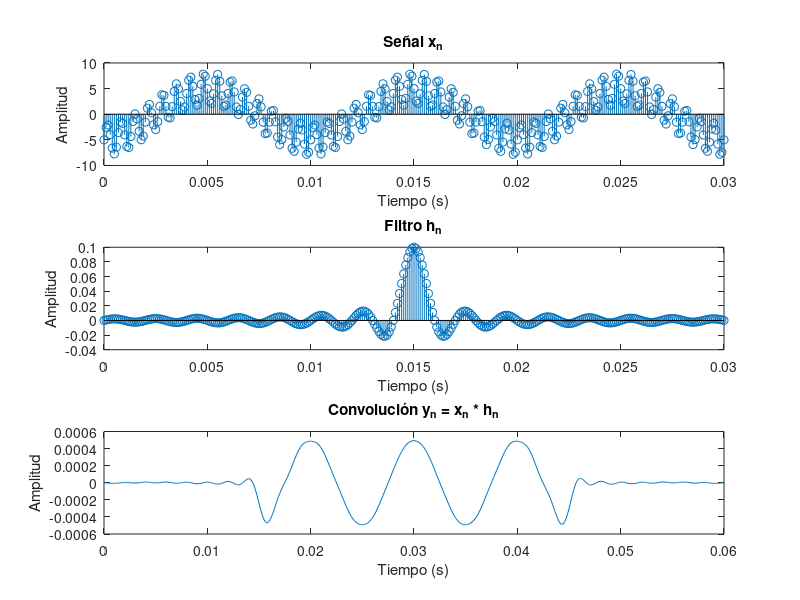

The MATLAB script that drew this image:
close all;
clc;

delta_t = 0.0001;

nx = 0:delta_t:0.03;

x_n = -5 * cos(2 * pi * 100 * nx) + 3 * sin(2 * pi * 1500 * nx);

fc = 500;

h_n = 2 * fc * delta_t * sinc(2 * fc * (nx - (max(nx) / 2)));


y_n = conv(x_n, h_n) * delta_t;

ny = 0:delta_t:(length(y_n) - 1) * delta_t;

numero_graficos = 3;

figure;

subplot(numero_graficos, 1, 1);
stem(nx, x_n);
title('Señal x_n');
xlabel('Tiempo (s)');
ylabel('Amplitud');

subplot(numero_graficos, 1, 2);
stem(nx, h_n);
title('Filtro h_n');
xlabel('Tiempo (s)');
ylabel('Amplitud');

subplot(numero_graficos, 1, 3);
plot(ny, y_n);
title('Convolución y_n = x_n * h_n');
xlabel('Tiempo (s)');
ylabel('Amplitud');

